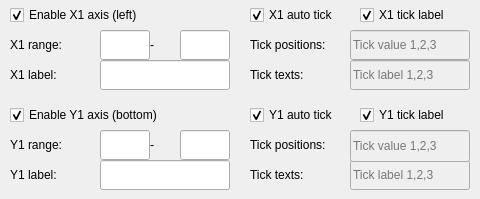
         <widget class="QWidget" name="page_8">
          <widget class="QLineEdit" name="plot1DRangeMaxX1_LE">
           <property name="geometry">
            <rect>
             <x>180</x>
             <y>30</y>
             <width>50</width>
             <height>30</height>
            </rect>
           </property>
          </widget>
          <widget class="QLabel" name="label_50">
           <property name="geometry">
            <rect>
             <x>10</x>
             <y>60</y>
             <width>91</width>
             <height>30</height>
            </rect>
           </property>
           <property name="text">
            <string>X1 label:</string>
           </property>
          </widget>
          <widget class="QLabel" name="label_35">
           <property name="geometry">
            <rect>
             <x>10</x>
             <y>30</y>
             <width>91</width>
             <height>30</height>
            </rect>
           </property>
           <property name="text">
            <string>X1 range:</string>
           </property>
          </widget>
          <widget class="QCheckBox" name="plot1DAxisX1_CB">
           <property name="geometry">
            <rect>
             <x>10</x>
             <y>0</y>
             <width>171</width>
             <height>30</height>
            </rect>
           </property>
           <property name="text">
            <string>Enable X1 axis (left)</string>
           </property>
           <property name="checked">
            <bool>true</bool>
           </property>
          </widget>
          <widget class="QLineEdit" name="plot1DRangeMinX1_LE">
           <property name="geometry">
            <rect>
             <x>100</x>
             <y>30</y>
             <width>50</width>
             <height>30</height>
            </rect>
           </property>
          </widget>
          <widget class="QLabel" name="label_13">
           <property name="geometry">
            <rect>
             <x>150</x>
             <y>30</y>
             <width>31</width>
             <height>30</height>
            </rect>
           </property>
           <property name="text">
            <string>-</string>
           </property>
          </widget>
          <widget class="QLineEdit" name="plot1DTickValueX1_LE">
           <property name="enabled">
            <bool>false</bool>
           </property>
           <property name="geometry">
            <rect>
             <x>350</x>
             <y>30</y>
             <width>120</width>
             <height>30</height>
            </rect>
           </property>
           <property name="placeholderText">
            <string>Tick value 1,2,3</string>
           </property>
          </widget>
          <widget class="QCheckBox" name="plot1DAutoTickX1_CB">
           <property name="geometry">
            <rect>
             <x>250</x>
             <y>0</y>
             <width>111</width>
             <height>30</height>
            </rect>
           </property>
           <property name="text">
            <string>X1 auto tick</string>
           </property>
           <property name="checked">
            <bool>true</bool>
           </property>
          </widget>
          <widget class="QLineEdit" name="plot1DTickLabelX1_LE">
           <property name="enabled">
            <bool>false</bool>
           </property>
           <property name="geometry">
            <rect>
             <x>350</x>
             <y>60</y>
             <width>120</width>
             <height>30</height>
            </rect>
           </property>
           <property name="toolTip">
            <string>Tick labels</string>
           </property>
           <property name="placeholderText">
            <string>Tick label 1,2,3</string>
           </property>
          </widget>
          <widget class="QLineEdit" name="plot1DLabelX1_LE">
           <property name="geometry">
            <rect>
             <x>100</x>
             <y>60</y>
             <width>130</width>
             <height>30</height>
            </rect>
           </property>
          </widget>
          <widget class="QCheckBox" name="plot1DTickLabelX1_CB">
           <property name="geometry">
            <rect>
             <x>360</x>
             <y>0</y>
             <width>111</width>
             <height>30</height>
            </rect>
           </property>
           <property name="text">
            <string>X1 tick label</string>
           </property>
           <property name="checked">
            <bool>true</bool>
           </property>
          </widget>
          <widget class="QLabel" name="label_45">
           <property name="geometry">
            <rect>
             <x>250</x>
             <y>30</y>
             <width>100</width>
             <height>30</height>
            </rect>
           </property>
           <property name="text">
            <string>Tick positions:</string>
           </property>
          </widget>
          <widget class="QLabel" name="label_46">
           <property name="geometry">
            <rect>
             <x>250</x>
             <y>60</y>
             <width>100</width>
             <height>30</height>
            </rect>
           </property>
           <property name="text">
            <string>Tick texts:</string>
           </property>
          </widget>
          <widget class="QLabel" name="label_54">
           <property name="geometry">
            <rect>
             <x>250</x>
             <y>130</y>
             <width>100</width>
             <height>30</height>
            </rect>
           </property>
           <property name="text">
            <string>Tick positions:</string>
           </property>
          </widget>
          <widget class="QLineEdit" name="plot1DRangeMinY1_LE">
           <property name="geometry">
            <rect>
             <x>100</x>
             <y>130</y>
             <width>50</width>
             <height>30</height>
            </rect>
           </property>
          </widget>
          <widget class="QCheckBox" name="plot1DTickLabelY1_CB">
           <property name="geometry">
            <rect>
             <x>360</x>
             <y>100</y>
             <width>111</width>
             <height>30</height>
            </rect>
           </property>
           <property name="text">
            <string>Y1 tick label</string>
           </property>
           <property name="checked">
            <bool>true</bool>
           </property>
          </widget>
          <widget class="QLabel" name="label_48">
           <property name="geometry">
            <rect>
             <x>10</x>
             <y>130</y>
             <width>90</width>
             <height>30</height>
            </rect>
           </property>
           <property name="text">
            <string>Y1 range:</string>
           </property>
          </widget>
          <widget class="QLineEdit" name="plot1DTickLabelY1_LE">
           <property name="enabled">
            <bool>false</bool>
           </property>
           <property name="geometry">
            <rect>
             <x>350</x>
             <y>160</y>
             <width>120</width>
             <height>30</height>
            </rect>
           </property>
           <property name="toolTip">
            <string>Tick labels</string>
           </property>
           <property name="placeholderText">
            <string>Tick label 1,2,3</string>
           </property>
          </widget>
          <widget class="QCheckBox" name="plot1DAutoTickY1_CB">
           <property name="geometry">
            <rect>
             <x>250</x>
             <y>100</y>
             <width>101</width>
             <height>30</height>
            </rect>
           </property>
           <property name="text">
            <string>Y1 auto tick</string>
           </property>
           <property name="checked">
            <bool>true</bool>
           </property>
          </widget>
          <widget class="QLabel" name="label_47">
           <property name="geometry">
            <rect>
             <x>250</x>
             <y>160</y>
             <width>100</width>
             <height>30</height>
            </rect>
           </property>
           <property name="text">
            <string>Tick texts:</string>
           </property>
          </widget>
          <widget class="QLabel" name="label_51">
           <property name="geometry">
            <rect>
             <x>10</x>
             <y>160</y>
             <width>91</width>
             <height>30</height>
            </rect>
           </property>
           <property name="text">
            <string>Y1 label:</string>
           </property>
          </widget>
          <widget class="QCheckBox" name="plot1DAxisY1_CB">
           <property name="geometry">
            <rect>
             <x>10</x>
             <y>100</y>
             <width>191</width>
             <height>30</height>
            </rect>
           </property>
           <property name="text">
            <string>Enable Y1 axis (bottom)</string>
           </property>
           <property name="checked">
            <bool>true</bool>
           </property>
          </widget>
          <widget class="QLabel" name="label_17">
           <property name="geometry">
            <rect>
             <x>150</x>
             <y>130</y>
             <width>31</width>
             <height>30</height>
            </rect>
           </property>
           <property name="text">
            <string>-</string>
           </property>
          </widget>
          <widget class="QLineEdit" name="plot1DTickValueY1_LE">
           <property name="enabled">
            <bool>false</bool>
           </property>
           <property name="geometry">
            <rect>
             <x>350</x>
             <y>130</y>
             <width>120</width>
             <height>32</height>
            </rect>
           </property>
           <property name="placeholderText">
            <string>Tick value 1,2,3</string>
           </property>
          </widget>
          <widget class="QLineEdit" name="plot1DLabelY1_LE">
           <property name="geometry">
            <rect>
             <x>100</x>
             <y>160</y>
             <width>130</width>
             <height>30</height>
            </rect>
           </property>
          </widget>
          <widget class="QLineEdit" name="plot1DRangeMaxY1_LE">
           <property name="geometry">
            <rect>
             <x>180</x>
             <y>130</y>
             <width>50</width>
             <height>30</height>
            </rect>
           </property>
          </widget>
         </widget>
